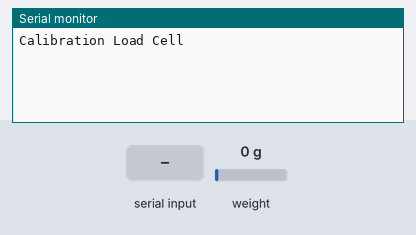
A sketch run on a simulated Arduino Uno, built with avr-gcc and run on an emulated ATmega328P. Parts: the last lines printed to the serial monitor. The test bench sets the inputs (shaded band); at power-on: weight on the scale 0 g. EEPROM starts erased.

Above: at 1.2 s.
1.3 s: "K90\n" received over Serial
At 3.7 s:
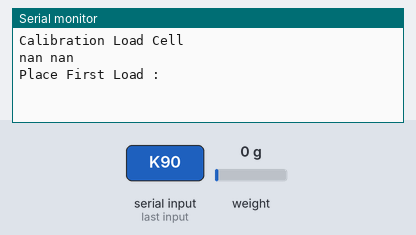
4.1 s: "90,45,200\n" received over Serial
5.6 s: "K,45\n" received over Serial
7.1 s: weight on the scale set to 100 g
At 9.7 s:
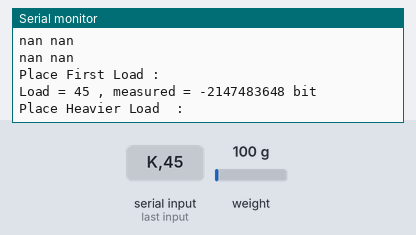
13.0 s: weight on the scale set to 1250 g
At 15.3 s:
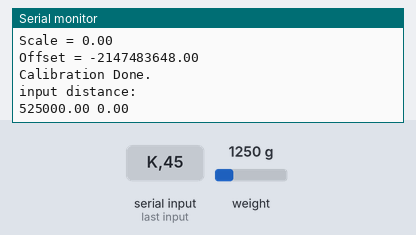

Measured:
- after the input at 1.3 s, the serial monitor: prints a new line after 1.3 s (image 1)
- after the input at 13.0 s, the serial monitor: prints a new line after 1.1 s (image 3)

The sketch:

coding2.ino
```cpp
#include "HX711.h"
#include <EEPROM.h>

#define CalibrationM 0
#define CalibrationC 4

//pin analog A0 u/DT dan A1 u/SCK
HX711 scale(A0, A1); // (DT, SCK)

byte modeCalibration = 0;
uint16_t Calibration1Tera;
uint16_t Calibration2Tera;
long CalibrationDeformation1;
long CalibrationDeformation2;

long lastMillis;

void setup() {
  Serial.begin(9600);
  Serial.println("Calibration Load Cell");
  Serial.println();

  float m,c;
  EEPROM.get(CalibrationM, m);
  EEPROM.get(CalibrationC, c);
  scale.power_up();
  scale.set_scale(m);
  scale.set_offset(c);
  scale.power_down();

  lastMillis = millis();
}

void loop() {
  if(Serial.available())
  {
    if(modeCalibration == 0)
    {
      if(toupper(Serial.read()) == 'K')
      {
        Serial.println("Place First Load :");
        modeCalibration = 1;
      }
    }
    else if (modeCalibration == 1)
    {
      scale.power_up();
      delay(500);
      Calibration1Tera = Serial.parseInt();
      CalibrationDeformation1 = scale.read_average(10);
      Serial.println("Load = " + String(Calibration1Tera) + " , measured = " + String(CalibrationDeformation1) + " bit");
      Serial.println("Place Heavier Load  :");
      modeCalibration = 2;
      scale.power_down();
    }
    else if (modeCalibration == 2)
    {
      scale.power_up();
      delay(500);
      Calibration2Tera = Serial.parseInt();
      CalibrationDeformation2 = scale.read_average(10);
      Serial.println("Load = " + String(Calibration2Tera) + " gram, measured = " + String(CalibrationDeformation2) + " bit");

      float m = 1.0 * (CalibrationDeformation2 - CalibrationDeformation1) / ( Calibration2Tera - Calibration1Tera);
      float c = CalibrationDeformation2 - (1.0 * m * Calibration2Tera); //offset

      scale.set_scale(m);
      scale.set_offset(c);
      EEPROM.put(CalibrationM, m);
      EEPROM.put(CalibrationC, c);

      Serial.print("Scale = ");
      Serial.println(m);
      Serial.print("Offset = ");
      Serial.println(c);

      scale.power_down();
      Serial.println("Calibration Done.");
      Serial.println("input distance: ");
      modeCalibration = 0;
    }
  }

  if(!modeCalibration)
  {
    if(millis() - lastMillis > 100)
    {
      int i = 0; //iterasi
      int x; //distance
      x = Serial.parseInt(); //user input distance
      scale.power_up();
      delay(500);
      float deformasi = scale.get_units(10);
      scale.power_down();
      while(i <= x)
      {
        float bending = (deformasi * (x - i));
        Serial.print(deformasi);
        Serial.print(" ");
        Serial.println(bending);
        i = i+1;
      }
      lastMillis = millis();
    }
  }
}
```
